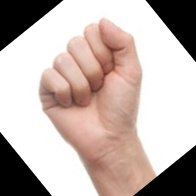
#> input picture test NN/images/closed_hand/00000005 - 0.jpg, 196 x 196 px; its folder holds only this picture in this run
$ python image_randomizer.py --images images/closed_hand
#> lines starting #> are read from the running program, lines starting #| are printed output that depends on the picture
from imutils import paths
import os
import cv2
import numpy as np
import random

import argparse

ap = argparse.ArgumentParser()
ap.add_argument("-i", "--images", required=True,
    help="file path to the images to be randomized")
args = vars(ap.parse_args())

for imagePath in paths.list_images(args["images"]):
    i = 0
    while i < 9 :
        image = cv2.imread(imagePath)
#> image is the input picture: shape (196, 196, 3); mean B, G, R 173.2, 178.6, 193.2

        rows, cols, yeet = image.shape
#> rows = 196; cols = 196; yeet = 3

        flip = random.randrange(-2, 1)
        if flip != -2:
            image = cv2.flip(image, flip)
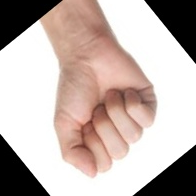
#> image: shape (196, 196, 3); mean B, G, R 173.2, 178.6, 193.2

        rotate = random.randrange(0, 359)

        M = cv2.getRotationMatrix2D((cols/2, rows/2), rotate, 1)
        image = cv2.warpAffine(image, M, (cols, rows))
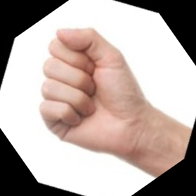
#> image: shape (196, 196, 3); mean B, G, R 167.7, 173.1, 187.8

        imgPath = imagePath
        name = imgPath.split(os.path.sep).pop(-1)
        name = name[:name.find('.')]

        cv2.imwrite(name + " - " + str(i) + ".jpg", image)

        i += 1

$ run again, on test NN/images/open_hand/0 - 1.jpg
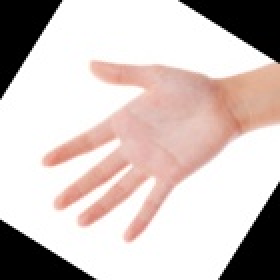
#> input picture test NN/images/open_hand/0 - 1.jpg, 140 x 140 px (shown 2 times larger)
#> image is the input picture: shape (140, 140, 3); mean B, G, R 190.6, 194, 206.4
#> `image = cv2.flip(image, flip)`:
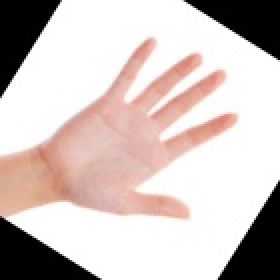
#> image: shape (140, 140, 3) (shown 2 times larger); mean B, G, R 190.6, 194, 206.4
#> `image = cv2.warpAffine(image, M, (cols, rows))`:
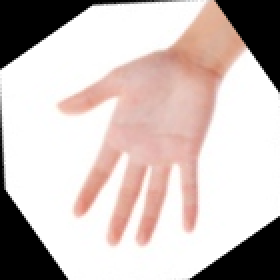
#> image: shape (140, 140, 3) (shown 2 times larger); mean B, G, R 187.7, 191.1, 203.6
